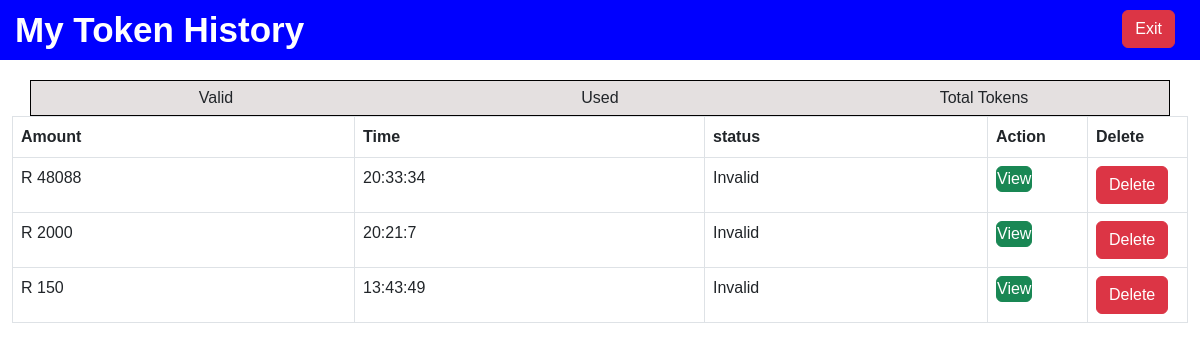
Page /my_paycodes (signed in) on the earlier database version.
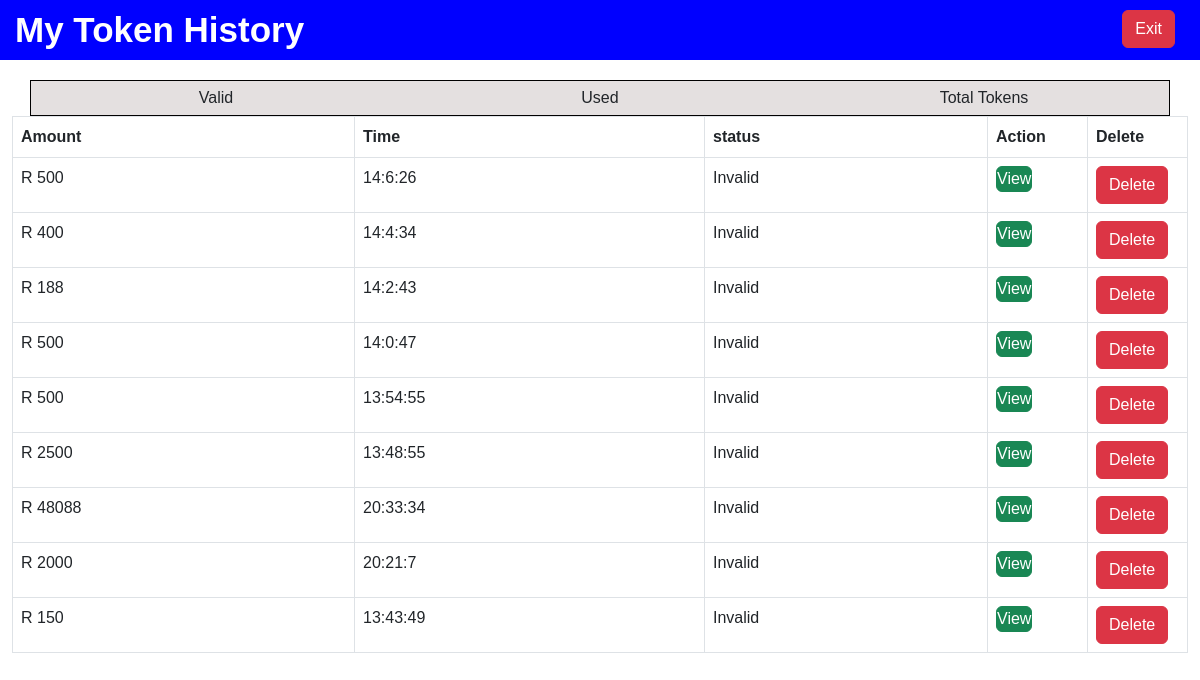
Same page on the later database version.
### app_models/accounts.py (models this page shows)
class Recharge_Tokens(db.Model):
    id = db.Column(db.Integer, primary_key=True)
    token = db.Column(db.Integer, unique=True)
    sender_name = db.Column(db.String(100))
    currency = db.Column(db.String(100))
    currency_symbol = db.Column(db.String(5))
    value = db.Column(db.Integer)
    status = db.Column(db.String(50))
    created_date = db.Column(db.Date)
    created_time = db.Column(db.Time)
    user_id = db.Column(db.ForeignKey("user.id"), nullable=False)

### app.py (the view)
@app.route("/my_paycodes")
@login_required
def my_paycodes():
    page_name = 'My Token History'
    user_id = current_user.id
    account = Accounts.query.get(user_id)
    sender_name = account.account_name
    tokens = Recharge_Tokens.query.filter_by(user_id=user_id,).order_by(
        Recharge_Tokens.created_date.desc(),
        Recharge_Tokens.created_time.desc()
    ).all()
    return render_template("funds/my_paycodes.html", tokens=tokens,page_name=page_name,sender_name=sender_name)

### app.py (called while the page is built)
@login_manager.user_loader
def load_user(user_id):
    return User.query.get(int(user_id))

### templates/funds/my_paycodes.html (shortened to what this page needs)
{% extends  'layouts/statements.html' %}
{% block content %}
<div class="container">
    <div class="row">
        <div class="col">Valid {{ valid_codes }}</div>
        <div class="col">Used {{used_codes }}</div>
        <div class="col">Total Tokens {{total_codes}}</div>
    </div>
</div>
<table class="table table-bordered">
    <thead>
        <tr>
            <th>Amount</th>
            <th>Time</th>
            <th>status</th>
            <th class="action">Action</th>
            <th class="action mobile">Delete</th>
        </tr>
    </thead>
    <tbody>
        {% if tokens %}
        {% for token in tokens %}
        <tr >
            <td class="{{balance}}" >{{ token.currency_symbol}} {{ token.value }}</td>
            <td>{{token.created_time.hour}}:{{token.created_time.minute}}:{{token.created_time.second}}</td>
            <td>{{ token.status|capitalize }}</td>
            <td >
                <form method="POST" action="/view_paycode">
                    <button type="submit" class="btn btn-success ">View</button>
                </form>
            </td>
            <td class="mobile">
                <form method="POST" action="{{ url_for('delete_token', token_id=token.id) }}">
                    {% if token.status == 'Valid' %}
                    <button type="submit" id="delete" class="btn btn-primary">Reverse</button>
                    {% else %}
                    <button type="submit" class="btn btn-danger ">Delete</button>
                    {% endif %}
                </form>
            </td>
        </tr>
        {% endfor %}
        {% endif %}
    </tbody>
            </table>
{% endblock %}

### templates/layouts/statements.html (shortened to what this page needs)
<!DOCTYPE html>
<html lang="en">
<head>
    <link rel="stylesheet" href="/static/bootsrap/css/bootstrap.min.css">
    <link rel="stylesheet" href="/static/custom/css/style.css">
</head>
<body>
    {% if page_name == 'statements' %}
    <div class="header" id="mobile-content">
        <div class="row">
            <div class="col-9">
                <label for="logo" class="logo">{{page_name}}</label>
            </div>
            <div class="col-3">
                <a class="btn btn-danger" href="/account">Exit</a>
            </div>
        </div>
    </div>
    <div class="header" id="desktop-content">
        <label for="logo" class="logo">{{page_name}}</label>
        <ul>
            <li><a class="btn btn-danger" href="/account">Exit</a></li>
        </ul>
    </div>
    {% elif page_name == 'My Token History' %}
    <div class="header" id="desktop-content">
        <label for="logo" class="logo">{{page_name}}</label>
        <ul>
            <li><a class="btn btn-danger" href="/payments">Exit</a></li>
        </ul>
    </div>
    {% endif %}
    <div class="container-fluid">
        {% block content %}{% endblock %}
    </div>
</body>
</html>

### static/custom/css/style.css (style rules this page uses)
* { padding: 0; margin: 0; }
.header { background-color: blue; color: white; }
body { font-family: Arial, sans-serif; margin: 0; padding: 0; }
label.logo { color: white; text-transform: capitalize; font-size: 35px; line-height: 60px; padding: 0 15px; font-weight: bold; }
.container { margin-top: 80px; padding: 5px; border: 1px solid black; text-align: center; background-color: rgb(228, 224, 224); }
.header { background-color: blue; height: 60px; z-index: 100; position: fixed; top: 0; left: 0; right: 0; }
ul { float: right; margin-top: 10px; margin-right: 20px; }
ul li { display: inline-block; line-height: 30px; margin: 0 5px; }
a { color: rgb(232, 227, 227); padding: 5px 7px; border-radius: 20px; font-weight: bolder; background-color: rgb(3, 3, 174); text-decoration: none; transition-duration: 0.2s; }

### templates/funds/my_paycodes.html (style rules this page uses)
.action { width: 100px; }
.container { margin-top: 80px; }
.btn-success { padding: 0px; }

Differences in the rows shown:
added Recharge_Tokens: currency_symbol "R", value "500", created_time.hour "14", created_time.minute "6", created_time.second "26", status "Invalid", shows "Delete"
added Recharge_Tokens: currency_symbol "R", value "400", created_time.hour "14", created_time.minute "4", created_time.second "34", status "Invalid", shows "Delete"
added Recharge_Tokens: currency_symbol "R", value "188", created_time.hour "14", created_time.minute "2", created_time.second "43", status "Invalid", shows "Delete"
added Recharge_Tokens: currency_symbol "R", value "500", created_time.hour "14", created_time.minute "0", created_time.second "47", status "Invalid", shows "Delete"
added Recharge_Tokens: currency_symbol "R", value "500", created_time.hour "13", created_time.minute "54", created_time.second "55", status "Invalid", shows "Delete"
added Recharge_Tokens: currency_symbol "R", value "2500", created_time.hour "13", created_time.minute "48", created_time.second "55", status "Invalid", shows "Delete"
